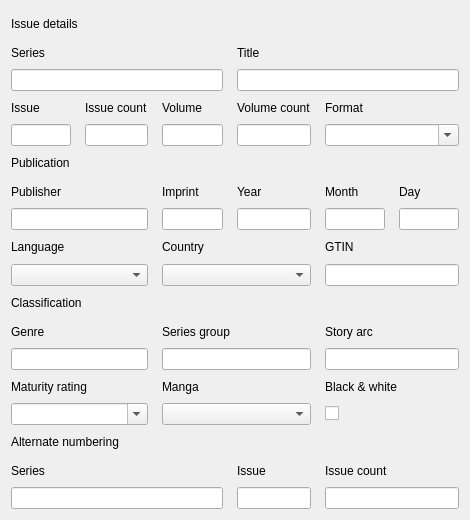
                <widget class="QWidget" name="scrollAreaWidgetContents">
                 <property name="enabled">
                  <bool>true</bool>
                 </property>
                 <property name="geometry">
                  <rect>
                   <x>0</x>
                   <y>0</y>
                   <width>470</width>
                   <height>520</height>
                  </rect>
                 </property>
                 <property name="sizePolicy">
                  <sizepolicy hsizetype="Expanding" vsizetype="Preferred">
                   <horstretch>0</horstretch>
                   <verstretch>0</verstretch>
                  </sizepolicy>
                 </property>
                 <property name="baseSize">
                  <size>
                   <width>0</width>
                   <height>0</height>
                  </size>
                 </property>
                 <property name="acceptDrops">
                  <bool>true</bool>
                 </property>
                 <layout class="QGridLayout" name="gridLayout_6" columnstretch="1,1,1,1,1,1">
                  <item row="0" column="0" colspan="6">
                   <widget class="QLabel" name="issueHeading">
                    <property name="text">
                     <string>Issue details</string>
                    </property>
                   </widget>
                  </item>
                  <item row="1" column="0" colspan="3">
                   <widget class="QLabel" name="label_2">
                    <property name="text">
                     <string>Series</string>
                    </property>
                    <property name="buddy">
                     <cstring>leSeries</cstring>
                    </property>
                   </widget>
                  </item>
                  <item row="2" column="0" colspan="3">
                   <widget class="QLineEdit" name="leSeries">
                    <property name="acceptDrops">
                     <bool>false</bool>
                    </property>
                   </widget>
                  </item>
                  <item row="1" column="3" colspan="3">
                   <widget class="QLabel" name="label_3">
                    <property name="text">
                     <string>Title</string>
                    </property>
                    <property name="buddy">
                     <cstring>leTitle</cstring>
                    </property>
                   </widget>
                  </item>
                  <item row="2" column="3" colspan="3">
                   <widget class="QLineEdit" name="leTitle">
                    <property name="acceptDrops">
                     <bool>false</bool>
                    </property>
                   </widget>
                  </item>
                  <item row="3" column="0">
                   <widget class="QLabel" name="label_4">
                    <property name="text">
                     <string>Issue</string>
                    </property>
                    <property name="buddy">
                     <cstring>leIssueNum</cstring>
                    </property>
                   </widget>
                  </item>
                  <item row="4" column="0">
                   <widget class="QLineEdit" name="leIssueNum">
                    <property name="acceptDrops">
                     <bool>false</bool>
                    </property>
                   </widget>
                  </item>
                  <item row="3" column="1">
                   <widget class="QLabel" name="label_5">
                    <property name="buddy">
                     <cstring>leIssueCount</cstring>
                    </property>
                    <property name="text">
                     <string>Issue count</string>
                    </property>
                   </widget>
                  </item>
                  <item row="4" column="1">
                   <widget class="QLineEdit" name="leIssueCount">
                    <property name="acceptDrops">
                     <bool>false</bool>
                    </property>
                    <property name="inputMethodHints">
                     <set>Qt::ImhDigitsOnly</set>
                    </property>
                   </widget>
                  </item>
                  <item row="3" column="2">
                   <widget class="QLabel" name="label_9">
                    <property name="text">
                     <string>Volume</string>
                    </property>
                    <property name="buddy">
                     <cstring>leVolumeNum</cstring>
                    </property>
                   </widget>
                  </item>
                  <item row="4" column="2">
                   <widget class="QLineEdit" name="leVolumeNum">
                    <property name="acceptDrops">
                     <bool>false</bool>
                    </property>
                   </widget>
                  </item>
                  <item row="3" column="3">
                   <widget class="QLabel" name="label_12">
                    <property name="buddy">
                     <cstring>leVolumeCount</cstring>
                    </property>
                    <property name="text">
                     <string>Volume count</string>
                    </property>
                   </widget>
                  </item>
                  <item row="4" column="3">
                   <widget class="QLineEdit" name="leVolumeCount">
                    <property name="acceptDrops">
                     <bool>false</bool>
                    </property>
                    <property name="inputMethodHints">
                     <set>Qt::ImhDigitsOnly</set>
                    </property>
                   </widget>
                  </item>
                  <item row="3" column="4" colspan="2">
                   <widget class="QLabel" name="label_26">
                    <property name="text">
                     <string>Format</string>
                    </property>
                    <property name="buddy">
                     <cstring>cbFormat</cstring>
                    </property>
                   </widget>
                  </item>
                  <item row="4" column="4" colspan="2">
                   <widget class="QComboBox" name="cbFormat">
                    <property name="sizePolicy">
                     <sizepolicy hsizetype="Preferred" vsizetype="Maximum">
                      <horstretch>0</horstretch>
                      <verstretch>0</verstretch>
                     </sizepolicy>
                    </property>
                    <property name="editable">
                     <bool>true</bool>
                    </property>
                   </widget>
                  </item>
                  <item row="5" column="0" colspan="6">
                   <widget class="QLabel" name="publicationHeading">
                    <property name="text">
                     <string>Publication</string>
                    </property>
                   </widget>
                  </item>
                  <item row="6" column="0" colspan="2">
                   <widget class="QLabel" name="label_8">
                    <property name="text">
                     <string>Publisher</string>
                    </property>
                    <property name="buddy">
                     <cstring>lePublisher</cstring>
                    </property>
                   </widget>
                  </item>
                  <item row="7" column="0" colspan="2">
                   <widget class="QLineEdit" name="lePublisher">
                    <property name="acceptDrops">
                     <bool>false</bool>
                    </property>
                   </widget>
                  </item>
                  <item row="6" column="2">
                   <widget class="QLabel" name="label_10">
                    <property name="text">
                     <string>Imprint</string>
                    </property>
                    <property name="buddy">
                     <cstring>leImprint</cstring>
                    </property>
                   </widget>
                  </item>
                  <item row="7" column="2">
                   <widget class="QLineEdit" name="leImprint">
                    <property name="sizePolicy">
                     <sizepolicy hsizetype="Expanding" vsizetype="Fixed">
                      <horstretch>0</horstretch>
                      <verstretch>0</verstretch>
                     </sizepolicy>
                    </property>
                    <property name="acceptDrops">
                     <bool>false</bool>
                    </property>
                   </widget>
                  </item>
                  <item row="6" column="3">
                   <widget class="QLabel" name="label_6">
                    <property name="text">
                     <string>Year</string>
                    </property>
                    <property name="buddy">
                     <cstring>lePubYear</cstring>
                    </property>
                   </widget>
                  </item>
                  <item row="7" column="3">
                   <widget class="QLineEdit" name="lePubYear">
                    <property name="sizePolicy">
                     <sizepolicy hsizetype="Expanding" vsizetype="Fixed">
                      <horstretch>0</horstretch>
                      <verstretch>0</verstretch>
                     </sizepolicy>
                    </property>
                    <property name="acceptDrops">
                     <bool>false</bool>
                    </property>
                    <property name="inputMethodHints">
                     <set>Qt::ImhDigitsOnly</set>
                    </property>
                   </widget>
                  </item>
                  <item row="6" column="4">
                   <widget class="QLabel" name="label_35">
                    <property name="text">
                     <string>Month</string>
                    </property>
                    <property name="buddy">
                     <cstring>lePubMonth</cstring>
                    </property>
                   </widget>
                  </item>
                  <item row="7" column="4">
                   <widget class="QLineEdit" name="lePubMonth">
                    <property name="sizePolicy">
                     <sizepolicy hsizetype="Expanding" vsizetype="Fixed">
                      <horstretch>0</horstretch>
                      <verstretch>0</verstretch>
                     </sizepolicy>
                    </property>
                    <property name="acceptDrops">
                     <bool>false</bool>
                    </property>
                    <property name="inputMethodHints">
                     <set>Qt::ImhDigitsOnly</set>
                    </property>
                   </widget>
                  </item>
                  <item row="6" column="5">
                   <widget class="QLabel" name="lblDay">
                    <property name="text">
                     <string>Day</string>
                    </property>
                    <property name="buddy">
                     <cstring>lePubDay</cstring>
                    </property>
                   </widget>
                  </item>
                  <item row="7" column="5">
                   <widget class="QLineEdit" name="lePubDay">
                    <property name="sizePolicy">
                     <sizepolicy hsizetype="Expanding" vsizetype="Fixed">
                      <horstretch>0</horstretch>
                      <verstretch>0</verstretch>
                     </sizepolicy>
                    </property>
                    <property name="acceptDrops">
                     <bool>false</bool>
                    </property>
                    <property name="inputMethodHints">
                     <set>Qt::ImhDigitsOnly</set>
                    </property>
                   </widget>
                  </item>
                  <item row="8" column="0" colspan="2">
                   <widget class="QLabel" name="label_13">
                    <property name="text">
                     <string>Language</string>
                    </property>
                    <property name="buddy">
                     <cstring>cbLanguage</cstring>
                    </property>
                   </widget>
                  </item>
                  <item row="9" column="0" colspan="2">
                   <widget class="QComboBox" name="cbLanguage">
                    <property name="sizePolicy">
                     <sizepolicy hsizetype="Preferred" vsizetype="Preferred">
                      <horstretch>0</horstretch>
                      <verstretch>0</verstretch>
                     </sizepolicy>
                    </property>
                   </widget>
                  </item>
                  <item row="8" column="2" colspan="2">
                   <widget class="QLabel" name="label_14">
                    <property name="text">
                     <string>Country</string>
                    </property>
                    <property name="buddy">
                     <cstring>cbCountry</cstring>
                    </property>
                   </widget>
                  </item>
                  <item row="9" column="2" colspan="2">
                   <widget class="QComboBox" name="cbCountry">
                    <property name="sizePolicy">
                     <sizepolicy hsizetype="Preferred" vsizetype="Preferred">
                      <horstretch>0</horstretch>
                      <verstretch>0</verstretch>
                     </sizepolicy>
                    </property>
                   </widget>
                  </item>
                  <item row="8" column="4" colspan="2">
                   <widget class="QLabel" name="label_34">
                    <property name="text">
                     <string>GTIN</string>
                    </property>
                    <property name="buddy">
                     <cstring>leGtin</cstring>
                    </property>
                   </widget>
                  </item>
                  <item row="9" column="4" colspan="2">
                   <widget class="QLineEdit" name="leGtin">
                    <property name="acceptDrops">
                     <bool>false</bool>
                    </property>
                   </widget>
                  </item>
                  <item row="10" column="0" colspan="6">
                   <widget class="QLabel" name="classificationHeading">
                    <property name="text">
                     <string>Classification</string>
                    </property>
                   </widget>
                  </item>
                  <item row="11" column="0" colspan="2">
                   <widget class="QLabel" name="label_24">
                    <property name="text">
                     <string>Genre</string>
                    </property>
                    <property name="buddy">
                     <cstring>leGenre</cstring>
                    </property>
                   </widget>
                  </item>
                  <item row="12" column="0" colspan="2">
                   <widget class="QLineEdit" name="leGenre">
                    <property name="acceptDrops">
                     <bool>false</bool>
                    </property>
                   </widget>
                  </item>
                  <item row="11" column="2" colspan="2">
                   <widget class="QLabel" name="label_33">
                    <property name="buddy">
                     <cstring>leSeriesGroup</cstring>
                    </property>
                    <property name="text">
                     <string>Series group</string>
                    </property>
                   </widget>
                  </item>
                  <item row="12" column="2" colspan="2">
                   <widget class="QLineEdit" name="leSeriesGroup">
                    <property name="acceptDrops">
                     <bool>false</bool>
                    </property>
                   </widget>
                  </item>
                  <item row="11" column="4" colspan="2">
                   <widget class="QLabel" name="label_25">
                    <property name="buddy">
                     <cstring>leStoryArc</cstring>
                    </property>
                    <property name="text">
                     <string>Story arc</string>
                    </property>
                   </widget>
                  </item>
                  <item row="12" column="4" colspan="2">
                   <widget class="QLineEdit" name="leStoryArc">
                    <property name="acceptDrops">
                     <bool>false</bool>
                    </property>
                   </widget>
                  </item>
                  <item row="13" column="0" colspan="2">
                   <widget class="QLabel" name="label_18">
                    <property name="buddy">
                     <cstring>cbMaturityRating</cstring>
                    </property>
                    <property name="text">
                     <string>Maturity rating</string>
                    </property>
                   </widget>
                  </item>
                  <item row="14" column="0" colspan="2">
                   <widget class="QComboBox" name="cbMaturityRating">
                    <property name="autoFillBackground">
                     <bool>false</bool>
                    </property>
                    <property name="editable">
                     <bool>true</bool>
                    </property>
                   </widget>
                  </item>
                  <item row="13" column="2" colspan="2">
                   <widget class="QLabel" name="label_31">
                    <property name="text">
                     <string>Manga</string>
                    </property>
                    <property name="buddy">
                     <cstring>cbManga</cstring>
                    </property>
                   </widget>
                  </item>
                  <item row="14" column="2" colspan="2">
                   <widget class="QComboBox" name="cbManga">
                    <property name="autoFillBackground">
                     <bool>false</bool>
                    </property>
                   </widget>
                  </item>
                  <item row="13" column="4" colspan="2">
                   <widget class="QLabel" name="label_32">
                    <property name="buddy">
                     <cstring>cbBW</cstring>
                    </property>
                    <property name="text">
                     <string>Black &amp;&amp; white</string>
                    </property>
                   </widget>
                  </item>
                  <item row="14" column="4" colspan="2">
                   <widget class="QCheckBox" name="cbBW">
                    <property name="layoutDirection">
                     <enum>Qt::LeftToRight</enum>
                    </property>
                    <property name="autoFillBackground">
                     <bool>false</bool>
                    </property>
                    <property name="text">
                     <string/>
                    </property>
                   </widget>
                  </item>
                  <item row="15" column="0" colspan="6">
                   <widget class="QLabel" name="alternateHeading">
                    <property name="text">
                     <string>Alternate numbering</string>
                    </property>
                   </widget>
                  </item>
                  <item row="16" column="0" colspan="3">
                   <widget class="QLabel" name="label_21">
                    <property name="buddy">
                     <cstring>leAltSeries</cstring>
                    </property>
                    <property name="text">
                     <string>Series</string>
                    </property>
                   </widget>
                  </item>
                  <item row="17" column="0" colspan="3">
                   <widget class="QLineEdit" name="leAltSeries">
                    <property name="acceptDrops">
                     <bool>false</bool>
                    </property>
                   </widget>
                  </item>
                  <item row="16" column="3">
                   <widget class="QLabel" name="label_22">
                    <property name="buddy">
                     <cstring>leAltIssueNum</cstring>
                    </property>
                    <property name="text">
                     <string>Issue</string>
                    </property>
                   </widget>
                  </item>
                  <item row="17" column="3">
                   <widget class="QLineEdit" name="leAltIssueNum">
                    <property name="sizePolicy">
                     <sizepolicy hsizetype="Preferred" vsizetype="Fixed">
                      <horstretch>0</horstretch>
                      <verstretch>0</verstretch>
                     </sizepolicy>
                    </property>
                    <property name="acceptDrops">
                     <bool>false</bool>
                    </property>
                   </widget>
                  </item>
                  <item row="16" column="4" colspan="2">
                   <widget class="QLabel" name="label_23">
                    <property name="buddy">
                     <cstring>leAltIssueCount</cstring>
                    </property>
                    <property name="text">
                     <string>Issue count</string>
                    </property>
                   </widget>
                  </item>
                  <item row="17" column="4" colspan="2">
                   <widget class="QLineEdit" name="leAltIssueCount">
                    <property name="acceptDrops">
                     <bool>false</bool>
                    </property>
                   </widget>
                  </item>
                  <property name="verticalSpacing">
                   <number>4</number>
                  </property>
                  <property name="horizontalSpacing">
                   <number>14</number>
                  </property>
                 </layout>
                </widget>
